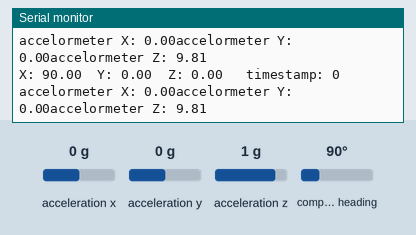
This sketch was run on a simulated Arduino Uno, built with avr-gcc and run on an emulated ATmega328P. Shown: the last lines printed to the serial monitor. The inputs (shaded band) are chosen by the test bench; at power-on: acceleration x 0 g, acceleration y 0 g, acceleration z 1 g, compass heading 90°.

Above: at 2.2 s.
2.3 s: acceleration x set to -1.4 g
At 2.41 s:
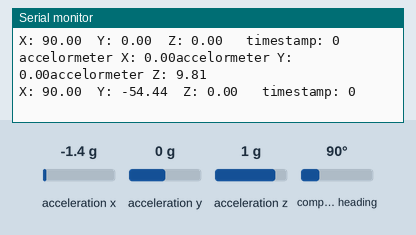
5.3 s: acceleration y set to -1.4 g
At 5.3 s:
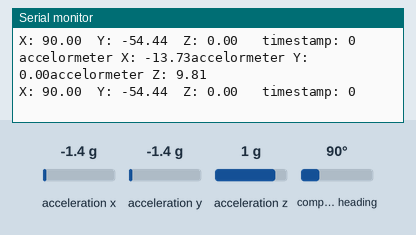
8.3 s: acceleration z set to -1.4 g
At 8.39 s:
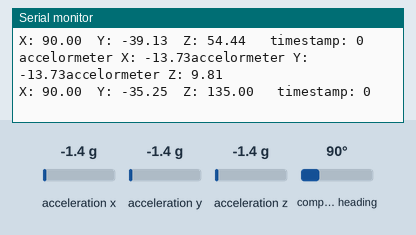
11.3 s: compass heading set to 7°
At 11.4 s:
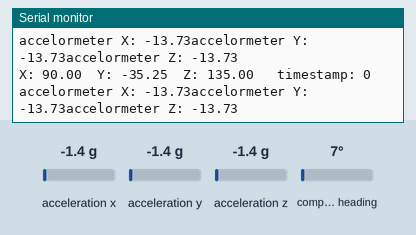
14.3 s: acceleration x set to -0.8 g
At 14.4 s:
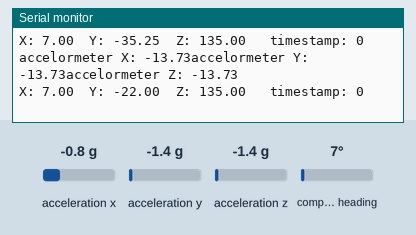
17.3 s: acceleration z set to 0 g
At 17.37 s:
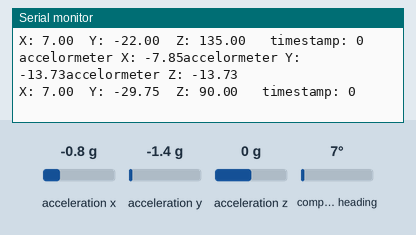
Timing chart, 0 to 20.3 s (numbered marks = the images above; inputs shaded):
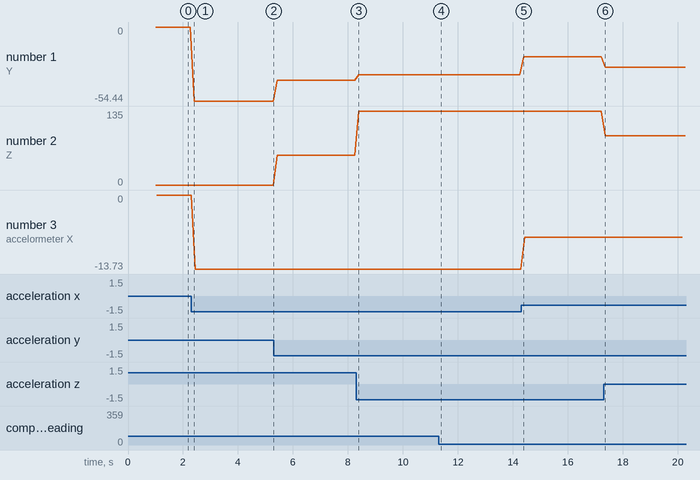

The sketch:

bno_sen.ino
```cpp
#include <Wire.h>
#include <Adafruit_Sensor.h>
#include <Adafruit_BNO055.h>
#include <utility/imumaths.h>

Adafruit_BNO055 bno = Adafruit_BNO055(55);
void setup(void)
{
  Serial.begin(9600);
  Serial.println("Orientation Sensor Test"); Serial.println("");

  /* Initialise the sensor */
  if(!bno.begin())
  {
    /* There was a problem detecting the BNO055 ... check your connections */
    Serial.print("Ooops, no BNO055 detected ... Check your wiring or I2C ADDR!");
    while(1);
  }

  delay(1000);

  bno.setExtCrystalUse(true);
}

void loop() {
  // put your main code here, to run repeatedly:
 sensors_event_t event;
  bno.getEvent(&event);

  /* Display the floating point data */
  Serial.print("X: ");
  Serial.print(event.orientation.x);
  Serial.print("\tY: ");
  Serial.print(event.orientation.y);
  Serial.print("\tZ: ");
  Serial.print(event.orientation.z);
  Serial.print("\t timestamp: ");
  Serial.println(event.timestamp);

  imu::Vector<3> accelormeter = bno.getVector(Adafruit_BNO055::VECTOR_ACCELEROMETER);
    /* Display the floating point data */
  Serial.print("accelormeter X: ");
  Serial.print(accelormeter.x());
  Serial.print("accelormeter Y: ");
  Serial.print(accelormeter.y());
  Serial.print("accelormeter Z: ");
  Serial.print(accelormeter.z());
  Serial.println("");
  //Serial.print(accelormeter);


  delay(100);
}
```

Measured:
- after the input at 2.3 s, the serial monitor: prints a new line after 0.10 s (image 1)
- after the input at 8.3 s, the serial monitor: prints a new line after 0.09 s (image 3)
- after the input at 14.3 s, the serial monitor: prints a new line after 0.09 s (image 5)
- after the input at 17.3 s, the serial monitor: prints a new line after 0.06 s (image 6)
- plotted number 1: 0 → -54.44 after the input at 2.3 s, -54.44 → -39.13 after the input at 5.3 s, -39.13 → -35.25 after the input at 8.3 s, -35.25 → -22 after the input at 14.3 s, -22 → -29.75 after the input at 17.3 s
- plotted number 2: 0 → 54.44 after the input at 5.3 s, 54.44 → 135 after the input at 8.3 s, 135 → 90 after the input at 17.3 s
- plotted number 3: 0 → -13.73 after the input at 2.3 s, -13.73 → -7.85 after the input at 14.3 s
